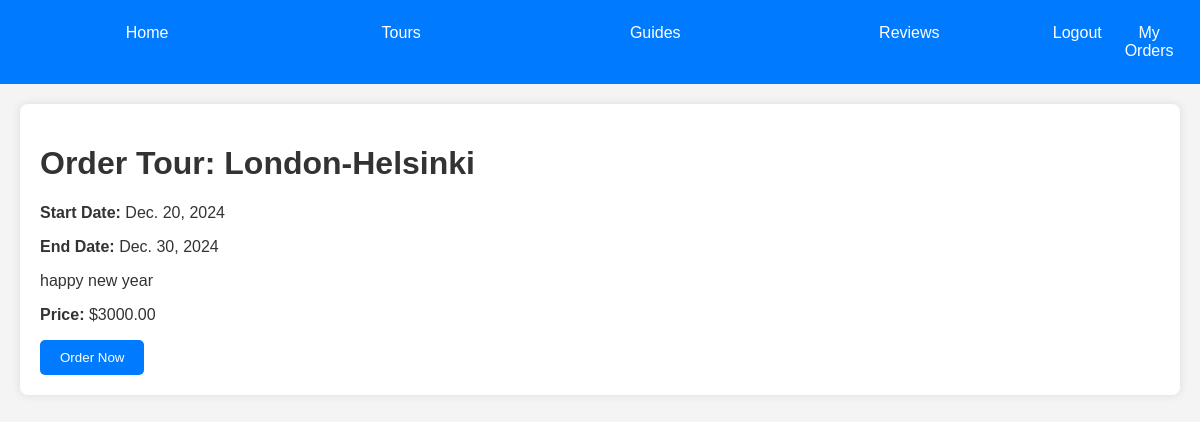
/tours/tours/3/order/ (signed in), run on the app's committed database.
### tours/models.py (models this page shows, shortened)
class Tour(models.Model):
    name_tour = models.CharField(max_length = 50)
    date_of_start = models.DateField(null = True, blank = True)
    date_of_end = models.DateField(null = True, blank = True)
    description = models.TextField()
    price = models.DecimalField(max_digits=10, decimal_places=2, null=True, blank=True)

### tours/views.py (the view)
# urls.py: path('tours/<int:tour_id>/order/', views.order_tour, name='order_tour'),
@login_required
def order_tour(request, tour_id):
    tour = get_object_or_404(Tour, id=tour_id)
    if request.method == 'POST':
        order = Order.objects.create(user=request.user, tour=tour, status='Booked')
        return redirect('order_success')
    return render(request, 'tours/order_tour.html', {'tour': tour})

### tours/templates/tours/order_tour.html (shortened to what this page needs)
{% extends 'base.html' %}
{% block content %}
    <h1>Order Tour: {{ tour.name_tour }}</h1>
    <p><strong>Start Date:</strong> {{ tour.date_of_start }}</p>
    <p><strong>End Date:</strong> {{ tour.date_of_end }}</p>
    <p>{{ tour.description }}</p>
    <p><strong>Price:</strong> ${{ tour.price }}</p>
    <form method="post" action="">
        <button type="submit" class="button">Order Now</button>
    </form>
{% endblock %}

### tours/templates/base.html (style rules this page uses)
body { font-family: Arial, sans-serif; margin: 0; padding: 0; background-color: #f4f4f4; color: #333; }
.button { background-color: #007bff; color: white; border: none; padding: 10px 20px; border-radius: 5px; cursor: pointer; transition: background-color 0.3s; }

### data on the page
Tour: name_tour "London-Helsinki", date_of_start "Dec. 20, 2024", date_of_end "Dec. 30, 2024", description "happy new year", price "3000.00"
